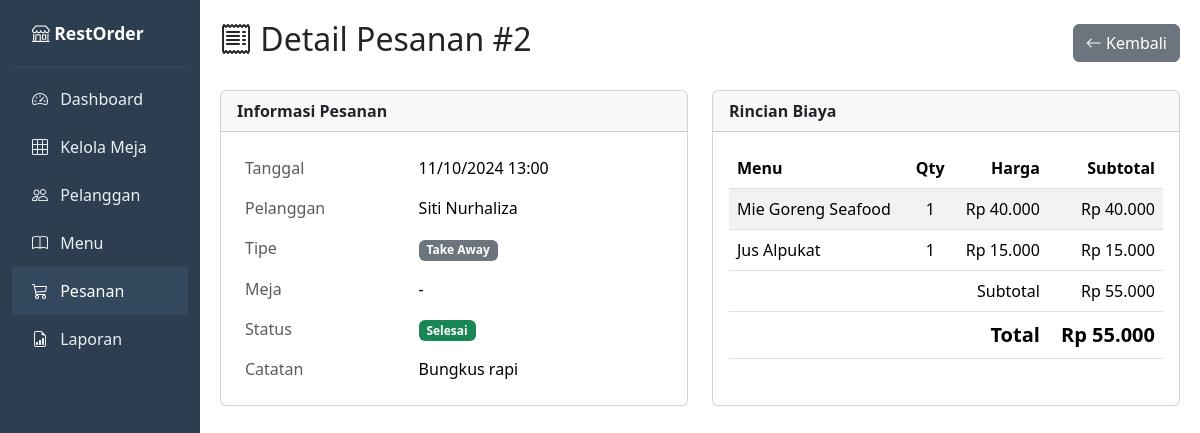
/?page=pesanan&action=detail&id=2, run on the app's committed database.
### tables this page shows
CREATE TABLE IF NOT EXISTS pesanan (
    id              INT UNSIGNED AUTO_INCREMENT PRIMARY KEY,
    pelanggan_id    INT UNSIGNED NOT NULL,
    meja_id         INT UNSIGNED DEFAULT NULL COMMENT 'NULL jika take-away',
    tipe_pesanan    ENUM('dine_in', 'take_away') NOT NULL DEFAULT 'dine_in',
    status_pesanan  ENUM('pending', 'diproses', 'selesai', 'dibatalkan') NOT NULL DEFAULT 'pending',
    biaya_layanan   DECIMAL(12, 2) NOT NULL DEFAULT 0.00 COMMENT 'Biaya layanan meja (dine-in only)',
    total           DECIMAL(12, 2) NOT NULL DEFAULT 0.00,
    tanggal_pesanan DATETIME NOT NULL DEFAULT CURRENT_TIMESTAMP,
    catatan         TEXT DEFAULT NULL,
    created_at      TIMESTAMP DEFAULT CURRENT_TIMESTAMP,
    updated_at      TIMESTAMP DEFAULT CURRENT_TIMESTAMP ON UPDATE CURRENT_TIMESTAMP,

    CONSTRAINT fk_pesanan_pelanggan FOREIGN KEY (pelanggan_id) REFERENCES pelanggan(id)
        ON DELETE RESTRICT ON UPDATE CASCADE,
    CONSTRAINT fk_pesanan_meja FOREIGN KEY (meja_id) REFERENCES meja(id)
        ON DELETE SET NULL ON UPDATE CASCADE
);

CREATE TABLE IF NOT EXISTS pelanggan (
    id          INT UNSIGNED AUTO_INCREMENT PRIMARY KEY,
    nama        VARCHAR(100) NOT NULL,
    no_telepon  VARCHAR(20) DEFAULT NULL,
    email       VARCHAR(100) DEFAULT NULL,
    alamat      TEXT DEFAULT NULL,
    created_at  TIMESTAMP DEFAULT CURRENT_TIMESTAMP,
    updated_at  TIMESTAMP DEFAULT CURRENT_TIMESTAMP ON UPDATE CURRENT_TIMESTAMP
);

CREATE TABLE IF NOT EXISTS detail_pesanan (
    id          INT UNSIGNED AUTO_INCREMENT PRIMARY KEY,
    pesanan_id  INT UNSIGNED NOT NULL,
    menu_id     INT UNSIGNED NOT NULL,
    jumlah      SMALLINT UNSIGNED NOT NULL DEFAULT 1,
    harga_saat_pesan DECIMAL(12, 2) NOT NULL COMMENT 'Harga menu saat dipesan (snapshot)',
    subtotal    DECIMAL(12, 2) NOT NULL COMMENT 'jumlah * harga_saat_pesan',

    CONSTRAINT fk_detail_pesanan FOREIGN KEY (pesanan_id) REFERENCES pesanan(id)
        ON DELETE CASCADE ON UPDATE CASCADE,
    CONSTRAINT fk_detail_menu FOREIGN KEY (menu_id) REFERENCES menu(id)
        ON DELETE RESTRICT ON UPDATE CASCADE
);

CREATE TABLE IF NOT EXISTS menu (
    id          INT UNSIGNED AUTO_INCREMENT PRIMARY KEY,
    nama_menu   VARCHAR(100) NOT NULL,
    kategori    ENUM('makanan', 'minuman', 'dessert') NOT NULL DEFAULT 'makanan',
    harga       DECIMAL(12, 2) NOT NULL DEFAULT 0.00 COMMENT 'Harga satuan dalam Rupiah',
    deskripsi   TEXT DEFAULT NULL,
    tersedia    TINYINT(1) NOT NULL DEFAULT 1 COMMENT '1 = tersedia, 0 = habis',
    created_at  TIMESTAMP DEFAULT CURRENT_TIMESTAMP,
    updated_at  TIMESTAMP DEFAULT CURRENT_TIMESTAMP ON UPDATE CURRENT_TIMESTAMP
);

### src/Controllers/PesananController.php (called while the page is built, shortened)
<?php
class PesananController extends BaseController
{
    private PesananRepository $pesananRepo;
    public function __construct(\PDO $pdo)
    {
        $this->pesananRepo   = new PesananRepository($pdo);
    }
    public function detail(): void
    {
        $id = (int) ($_GET['id'] ?? 0);
        $pesanan = $this->pesananRepo->findById($id);
        $this->render('pesanan/detail.php', [
            'pageTitle'   => 'Detail Pesanan #' . $id,
            'currentPage' => 'pesanan',
            'pesanan'     => $pesanan,
        ]);
    }
}

### public/index.php (called while the page is built, shortened)
<?php
$pdo = require __DIR__ . '/../config/database.php';
$action = $_GET['action'] ?? 'index';
try {
    $controller = new $controllerClass($pdo);
    $controller->$action();
} catch (\Exception $e) {
    error_log($e->getMessage());
    http_response_code(500);
    echo "Terjadi kesalahan pada server. Silakan coba lagi.";
}

### src/Repositories/PesananRepository.php (called while the page is built, shortened)
<?php
class PesananRepository
{
    private PDO $pdo;
    public function __construct(PDO $pdo)
    {
        $this->pdo = $pdo;
    }
    public function findById(int $id): ?array
    {
        $stmt = $this->pdo->prepare(
            "SELECT p.*, pel.nama AS nama_pelanggan, m.nomor_meja
             FROM pesanan p
             LEFT JOIN pelanggan pel ON p.pelanggan_id = pel.id
             LEFT JOIN meja m ON p.meja_id = m.id
             WHERE p.id = :id"
        );
        $stmt->execute(['id' => $id]);
        $pesanan = $stmt->fetch();
        $pesanan['items'] = $this->findDetailByPesananId($id);
        return $pesanan;
    }
    public function findDetailByPesananId(int $pesananId): array
    {
        $stmt = $this->pdo->prepare(
            "SELECT dp.*, mn.nama_menu
             FROM detail_pesanan dp
             LEFT JOIN menu mn ON dp.menu_id = mn.id
             WHERE dp.pesanan_id = :pesanan_id"
        );
        $stmt->execute(['pesanan_id' => $pesananId]);
        return $stmt->fetchAll();
    }
}

### views/pesanan/detail.php (the view, shortened to what this page needs)
<div class="d-flex justify-content-between align-items-center mb-4">
    <h2><i class="bi bi-receipt"></i> Detail Pesanan #<?= $pesanan['id'] ?></h2>
    <a href="?page=pesanan" class="btn btn-secondary">
        <i class="bi bi-arrow-left"></i> Kembali
    </a>
</div>
<div class="row">
    <div class="col-md-6 mb-3">
        <div class="card h-100">
            <div class="card-header"><strong>Informasi Pesanan</strong></div>
            <div class="card-body">
                <table class="table table-borderless mb-0">
                    <tr>
                        <td class="text-muted" style="width:40%">Tanggal</td>
                        <td><?= date('d/m/Y H:i', strtotime($pesanan['tanggal_pesanan'])) ?></td>
                    </tr>
                    <tr>
                        <td class="text-muted">Pelanggan</td>
                        <td><?= htmlspecialchars($pesanan['nama_pelanggan']) ?></td>
                    </tr>
                    <tr>
                        <td class="text-muted">Tipe</td>
                        <td>
                            <span class="badge bg-<?= $pesanan['tipe_pesanan'] === 'dine_in' ? 'primary' : 'secondary' ?>">
                                <?= $pesanan['tipe_pesanan'] === 'dine_in' ? 'Dine In' : 'Take Away' ?>
                            </span>
                        </td>
                    </tr>
                    <tr>
                        <td class="text-muted">Meja</td>
                        <td><?= $pesanan['nomor_meja'] ?? '-' ?></td>
                    </tr>
                    <tr>
                        <td class="text-muted">Status</td>
                        <td>
                            <?php
                            $badgeClass = match($pesanan['status_pesanan']) {
                                'pending'    => 'bg-warning text-dark',
                                'diproses'   => 'bg-info',
                                'selesai'    => 'bg-success',
                                'dibatalkan' => 'bg-danger',
                                default      => 'bg-secondary',
                            };
                            ?>
                            <span class="badge <?= $badgeClass ?>"><?= ucfirst($pesanan['status_pesanan']) ?></span>
                        </td>
                    </tr>
                    <?php if ($pesanan['catatan']): ?>
                    <tr>
                        <td class="text-muted">Catatan</td>
                        <td><?= htmlspecialchars($pesanan['catatan']) ?></td>
                    </tr>
                    <?php endif; ?>
                </table>
            </div>
        </div>
    </div>
    <div class="col-md-6 mb-3">
        <div class="card h-100">
            <div class="card-header"><strong>Rincian Biaya</strong></div>
            <div class="card-body">
                <table class="table table-striped">
                    <thead>
                        <tr>
                            <th>Menu</th>
                            <th class="text-center">Qty</th>
                            <th class="text-end">Harga</th>
                            <th class="text-end">Subtotal</th>
                        </tr>
                    </thead>
                    <tbody>
                        <?php
                        $subtotalItems = 0;
                        foreach ($pesanan['items'] as $item):
                            $subtotalItems += (float) $item['subtotal'];
                        ?>
                        <tr>
                            <td><?= htmlspecialchars($item['nama_menu']) ?></td>
                            <td class="text-center"><?= $item['jumlah'] ?></td>
                            <td class="text-end">Rp <?= number_format((float)$item['harga_saat_pesan'], 0, ',', '.') ?></td>
                            <td class="text-end">Rp <?= number_format((float)$item['subtotal'], 0, ',', '.') ?></td>
                        </tr>
                        <?php endforeach; ?>
                    </tbody>
                    <tfoot>
                        <tr>
                            <td colspan="3" class="text-end">Subtotal</td>
                            <td class="text-end">Rp <?= number_format($subtotalItems, 0, ',', '.') ?></td>
                        </tr>
                        <tr class="fw-bold fs-5">
                            <td colspan="3" class="text-end">Total</td>
                            <td class="text-end">Rp <?= number_format((float)$pesanan['total'], 0, ',', '.') ?></td>
                        </tr>
                    </tfoot>
                </table>
            </div>
        </div>
    </div>
</div>

### data on the page
pesanan: id "2", tanggal_pesanan "11/10/2024 13:00", pelanggan.nama "Siti Nurhaliza", status_pesanan "Selesai", catatan "Bungkus rapi", total "55.000"
detail_pesanan: menu.nama_menu "Mie Goreng Seafood", jumlah "1", harga_saat_pesan "40.000", subtotal "40.000"
detail_pesanan: menu.nama_menu "Jus Alpukat", jumlah "1", harga_saat_pesan "15.000", subtotal "15.000"

### other printed values
$pesanan['nomor_meja'] "-"
$subtotalItems "55.000"
